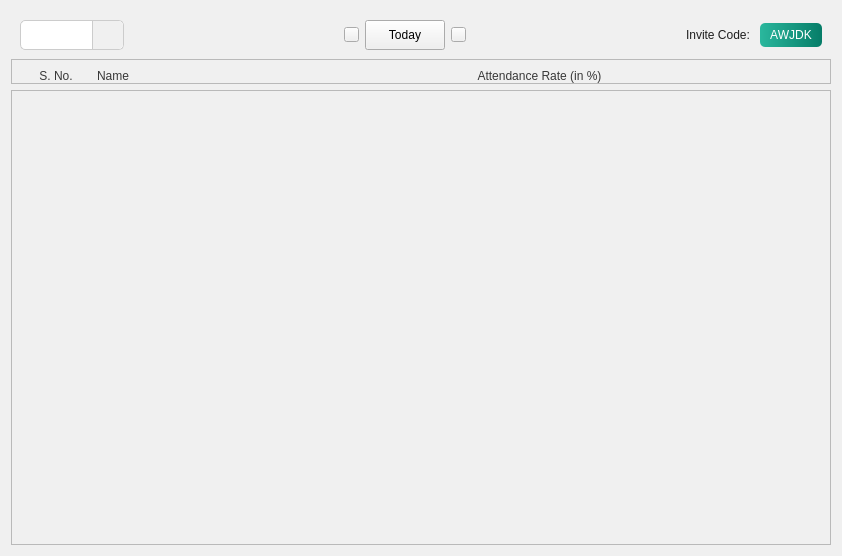
<?xml version="1.0" encoding="UTF-8"?>
<ui version="4.0">
 <class>attendance_page</class>
 <widget class="QWidget" name="attendance_page">
  <property name="geometry">
   <rect>
    <x>0</x>
    <y>0</y>
    <width>842</width>
    <height>556</height>
   </rect>
  </property>
  <property name="sizePolicy">
   <sizepolicy hsizetype="Fixed" vsizetype="Fixed">
    <horstretch>0</horstretch>
    <verstretch>0</verstretch>
   </sizepolicy>
  </property>
  <property name="windowTitle">
   <string>Form</string>
  </property>
  <property name="styleSheet">
   <string notr="true">background-color: rgb(240, 240, 240);</string>
  </property>
  <layout class="QVBoxLayout" name="verticalLayout">
   <property name="spacing">
    <number>0</number>
   </property>
   <item>
    <widget class="QWidget" name="widget" native="true">
     <property name="sizePolicy">
      <sizepolicy hsizetype="Preferred" vsizetype="Fixed">
       <horstretch>0</horstretch>
       <verstretch>0</verstretch>
      </sizepolicy>
     </property>
     <layout class="QHBoxLayout" name="horizontalLayout_2">
      <item>
       <widget class="QComboBox" name="dropdown_classes">
        <property name="styleSheet">
         <string notr="true">QComboBox {
    background-color: white;
    border: 1px solid #ccc;
    border-radius: 5px;
    padding: 5px 10px;
    font-size: 14px;
    color: #333;
}
QComboBox::down-arrow {
    image: url(icons/arrow_down.png); 
    width: 12px;
    height: 12px;
}
QComboBox::drop-down {
    subcontrol-origin: padding;
    subcontrol-position: top right;
    width: 30px;
    border-left-width: 1px;
    border-left-color: #ccc;
    border-left-style: solid; 
    border-top-right-radius: 5px;
    border-bottom-right-radius: 5px;
    background: #f0f0f0; 
}
QComboBox QAbstractItemView {
    background-color: white;
    border: 1px solid #ccc;
    selection-color: #159079;
    outline: 0;
    color: rgb(0, 0, 0);
}</string>
        </property>
       </widget>
      </item>
      <item>
       <spacer name="horizontalSpacer_Left">
        <property name="orientation">
         <enum>Qt::Orientation::Horizontal</enum>
        </property>
        <property name="sizeHint" stdset="0">
         <size>
          <width>40</width>
          <height>20</height>
         </size>
        </property>
       </spacer>
      </item>
      <item>
       <widget class="QWidget" name="date_control_container" native="true">
        <property name="styleSheet">
         <string notr="true"/>
        </property>
        <layout class="QHBoxLayout" name="horizontalLayout_3">
         <property name="leftMargin">
          <number>0</number>
         </property>
         <property name="topMargin">
          <number>0</number>
         </property>
         <property name="rightMargin">
          <number>0</number>
         </property>
         <property name="bottomMargin">
          <number>0</number>
         </property>
         <item>
          <widget class="QPushButton" name="btn_prev_date">
           <property name="minimumSize">
            <size>
             <width>15</width>
             <height>15</height>
            </size>
           </property>
           <property name="maximumSize">
            <size>
             <width>15</width>
             <height>15</height>
            </size>
           </property>
           <property name="cursor">
            <cursorShape>PointingHandCursor</cursorShape>
           </property>
           <property name="text">
            <string/>
           </property>
           <property name="icon">
            <iconset>
             <normaloff>../icons/prev.png</normaloff>../icons/prev.png</iconset>
           </property>
           <property name="iconSize">
            <size>
             <width>12</width>
             <height>12</height>
            </size>
           </property>
           <property name="fixedSize" stdset="0">
            <size>
             <width>30</width>
             <height>30</height>
            </size>
           </property>
          </widget>
         </item>
         <item>
          <widget class="QPushButton" name="btn_date_picker">
           <property name="sizePolicy">
            <sizepolicy hsizetype="Fixed" vsizetype="Fixed">
             <horstretch>0</horstretch>
             <verstretch>0</verstretch>
            </sizepolicy>
           </property>
           <property name="minimumSize">
            <size>
             <width>10</width>
             <height>10</height>
            </size>
           </property>
           <property name="maximumSize">
            <size>
             <width>48544</width>
             <height>54545</height>
            </size>
           </property>
           <property name="cursor">
            <cursorShape>PointingHandCursor</cursorShape>
           </property>
           <property name="styleSheet">
            <string notr="true">font: 600 12pt &quot;Segoe UI&quot;;
color: rgb(0, 0, 0);</string>
           </property>
           <property name="text">
            <string>Today</string>
           </property>
          </widget>
         </item>
         <item>
          <widget class="QPushButton" name="btn_next_date">
           <property name="minimumSize">
            <size>
             <width>15</width>
             <height>15</height>
            </size>
           </property>
           <property name="maximumSize">
            <size>
             <width>15</width>
             <height>15</height>
            </size>
           </property>
           <property name="cursor">
            <cursorShape>PointingHandCursor</cursorShape>
           </property>
           <property name="text">
            <string/>
           </property>
           <property name="icon">
            <iconset>
             <normaloff>../icons/next.png</normaloff>../icons/next.png</iconset>
           </property>
           <property name="iconSize">
            <size>
             <width>12</width>
             <height>12</height>
            </size>
           </property>
           <property name="fixedSize" stdset="0">
            <size>
             <width>30</width>
             <height>30</height>
            </size>
           </property>
          </widget>
         </item>
        </layout>
       </widget>
      </item>
      <item>
       <spacer name="horizontalSpacer_Right">
        <property name="orientation">
         <enum>Qt::Orientation::Horizontal</enum>
        </property>
        <property name="sizeHint" stdset="0">
         <size>
          <width>40</width>
          <height>20</height>
         </size>
        </property>
       </spacer>
      </item>
      <item>
       <widget class="QLabel" name="label">
        <property name="styleSheet">
         <string notr="true">color: rgb(30, 30, 30);
font: 600 11pt &quot;Segoe UI&quot;;
</string>
        </property>
        <property name="text">
         <string>Invite Code: </string>
        </property>
       </widget>
      </item>
      <item>
       <widget class="QPushButton" name="invteCode_box">
        <property name="cursor">
         <cursorShape>ArrowCursor</cursorShape>
        </property>
        <property name="styleSheet">
         <string notr="true">color: #fff;
background : qlineargradient(spread:pad, x1:0, y1:0, x2:1, y2:0, stop:0 rgb(42, 183, 157), stop:1 #067d68);;
border: none;
padding: 5px 10px;
font: 700 15px &quot;Segoe UI&quot;;
border-radius: 5px</string>
        </property>
        <property name="text">
         <string>AWJDK</string>
        </property>
        <property name="iconSize">
         <size>
          <width>15</width>
          <height>15</height>
         </size>
        </property>
       </widget>
      </item>
     </layout>
    </widget>
   </item>
   <item>
    <widget class="QStackedWidget" name="students_stacked">
     <property name="currentIndex">
      <number>1</number>
     </property>
     <widget class="QWidget" name="no_student">
      <layout class="QVBoxLayout" name="verticalLayout_5">
       <item>
        <widget class="QWidget" name="widget_2" native="true">
         <property name="styleSheet">
          <string notr="true">QLabel{
  
  font: 15pt &quot;Segoe UI&quot;;
  color: rgb(0, 0, 0);
}</string>
         </property>
         <layout class="QVBoxLayout" name="verticalLayout_4">
          <item>
           <widget class="QLabel" name="label_2">
            <property name="sizePolicy">
             <sizepolicy hsizetype="Preferred" vsizetype="Preferred">
              <horstretch>0</horstretch>
              <verstretch>0</verstretch>
             </sizepolicy>
            </property>
            <property name="text">
             <string>No students, Invite some!</string>
            </property>
            <property name="alignment">
             <set>Qt::AlignmentFlag::AlignCenter</set>
            </property>
           </widget>
          </item>
         </layout>
        </widget>
       </item>
      </layout>
     </widget>
     <widget class="QWidget" name="all_student">
      <layout class="QVBoxLayout" name="verticalLayout_3">
       <property name="leftMargin">
        <number>0</number>
       </property>
       <property name="topMargin">
        <number>0</number>
       </property>
       <property name="rightMargin">
        <number>0</number>
       </property>
       <property name="bottomMargin">
        <number>0</number>
       </property>
       <item>
        <widget class="QFrame" name="frame">
         <property name="sizePolicy">
          <sizepolicy hsizetype="Preferred" vsizetype="Minimum">
           <horstretch>0</horstretch>
           <verstretch>0</verstretch>
          </sizepolicy>
         </property>
         <property name="styleSheet">
          <string notr="true">QLabel{
	color: #383838;
	font: 600 9pt &quot;Segoe UI&quot;;
}
</string>
         </property>
         <property name="frameShape">
          <enum>QFrame::Shape::StyledPanel</enum>
         </property>
         <property name="frameShadow">
          <enum>QFrame::Shadow::Raised</enum>
         </property>
         <layout class="QHBoxLayout" name="horizontalLayout">
          <property name="topMargin">
           <number>9</number>
          </property>
          <property name="bottomMargin">
           <number>0</number>
          </property>
          <item>
           <widget class="QLabel" name="label_3">
            <property name="sizePolicy">
             <sizepolicy hsizetype="Fixed" vsizetype="Fixed">
              <horstretch>0</horstretch>
              <verstretch>0</verstretch>
             </sizepolicy>
            </property>
            <property name="minimumSize">
             <size>
              <width>70</width>
              <height>0</height>
             </size>
            </property>
            <property name="styleSheet">
             <string notr="true">
</string>
            </property>
            <property name="text">
             <string>S. No.</string>
            </property>
            <property name="alignment">
             <set>Qt::AlignmentFlag::AlignCenter</set>
            </property>
           </widget>
          </item>
          <item>
           <widget class="QLabel" name="label_4">
            <property name="text">
             <string>Name</string>
            </property>
           </widget>
          </item>
          <item>
           <widget class="QLabel" name="label_5">
            <property name="sizePolicy">
             <sizepolicy hsizetype="Preferred" vsizetype="Preferred">
              <horstretch>0</horstretch>
              <verstretch>0</verstretch>
             </sizepolicy>
            </property>
            <property name="maximumSize">
             <size>
              <width>400</width>
              <height>400</height>
             </size>
            </property>
            <property name="text">
             <string>Attendance Rate (in %)</string>
            </property>
            <property name="alignment">
             <set>Qt::AlignmentFlag::AlignCenter</set>
            </property>
           </widget>
          </item>
          <item>
           <widget class="QLabel" name="label_6">
            <property name="sizePolicy">
             <sizepolicy hsizetype="Fixed" vsizetype="Preferred">
              <horstretch>0</horstretch>
              <verstretch>0</verstretch>
             </sizepolicy>
            </property>
            <property name="minimumSize">
             <size>
              <width>130</width>
              <height>0</height>
             </size>
            </property>
            <property name="maximumSize">
             <size>
              <width>130</width>
              <height>16777215</height>
             </size>
            </property>
            <property name="text">
             <string/>
            </property>
           </widget>
          </item>
         </layout>
        </widget>
       </item>
       <item>
        <widget class="QScrollArea" name="scrollArea">
         <property name="widgetResizable">
          <bool>true</bool>
         </property>
         <widget class="QWidget" name="widget_3">
          <property name="geometry">
           <rect>
            <x>0</x>
            <y>0</y>
            <width>820</width>
            <height>448</height>
           </rect>
          </property>
          <layout class="QVBoxLayout" name="studentsLayout" stretch="0">
           <property name="leftMargin">
            <number>9</number>
           </property>
           <property name="topMargin">
            <number>4</number>
           </property>
           <property name="rightMargin">
            <number>9</number>
           </property>
           <property name="bottomMargin">
            <number>9</number>
           </property>
           <item>
            <spacer name="verticalSpacer">
             <property name="orientation">
              <enum>Qt::Orientation::Vertical</enum>
             </property>
             <property name="sizeHint" stdset="0">
              <size>
               <width>20</width>
               <height>418</height>
              </size>
             </property>
            </spacer>
           </item>
          </layout>
         </widget>
        </widget>
       </item>
      </layout>
     </widget>
    </widget>
   </item>
  </layout>
 </widget>
 <resources/>
 <connections/>
</ui>
